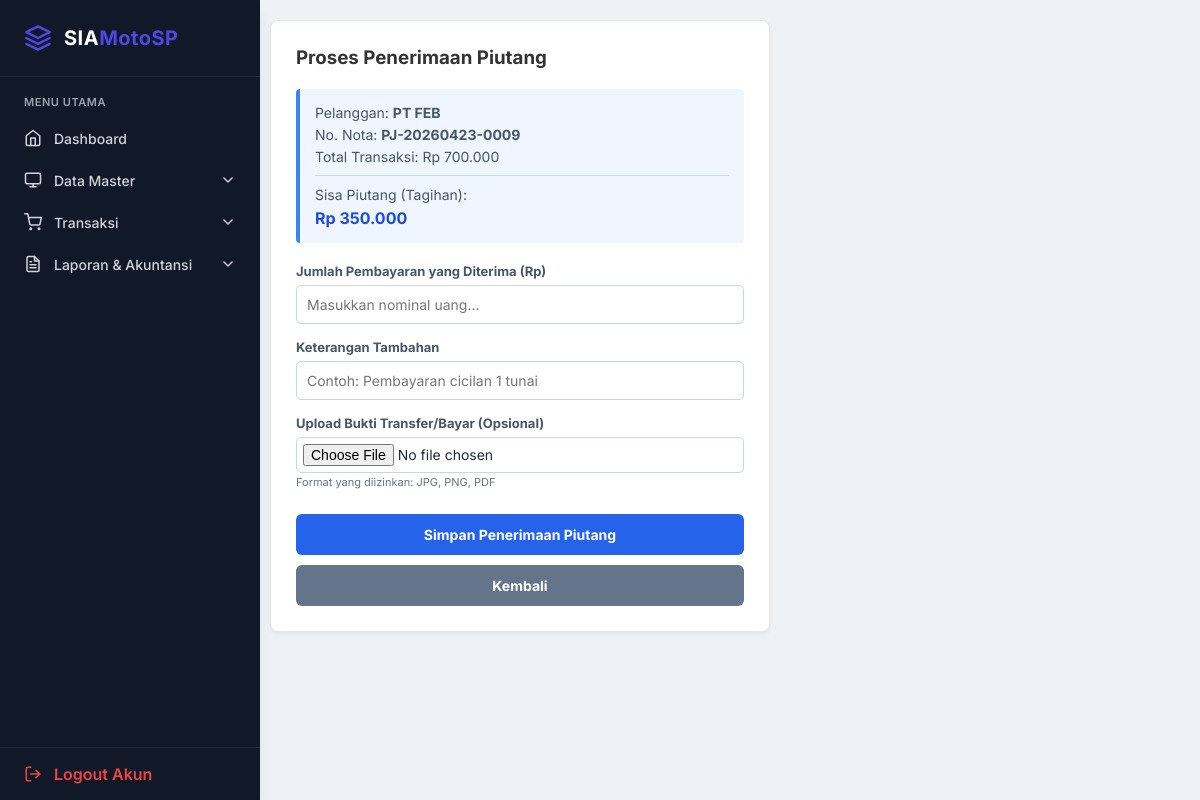
Screenshot of /pembayaran_piutang.php?id=9 (signed in) with the database file from the repository.
### tables this page shows
CREATE TABLE `tb_penjualan` (
  `id` int NOT NULL,
  `no_nota` varchar(50) DEFAULT NULL,
  `tanggal` date DEFAULT NULL,
  `nama_pelanggan` varchar(100) DEFAULT NULL,
  `total` decimal(15,2) DEFAULT NULL,
  `metode` enum('tunai','kredit') DEFAULT 'tunai',
  `status_bayar` enum('lunas','belum') DEFAULT 'lunas',
  `sisa_piutang` int DEFAULT '0'
);

### pembayaran_piutang.php (the view, shortened to what this page needs)
<?php
include "config/db.php";
$id_penjualan = intval($_GET['id']);
$q = mysqli_query($conn, "SELECT * FROM tb_penjualan WHERE id = $id_penjualan");
$data = mysqli_fetch_assoc($q);
?>
<!DOCTYPE html>
<html>
<head>
<link rel="stylesheet" href="inc/style.css">
</head>
<body>
<?php include "sidebar.php"; ?>
<div class="content">
    <div class="card">
        <h3>Proses Penerimaan Piutang</h3>
        <div class="info-box">
            <span>Pelanggan: <b><?= htmlspecialchars($data['nama_pelanggan']) ?></b></span>
            <span>No. Nota: <b><?= isset($data['no_nota']) ? $data['no_nota'] : '-' ?></b></span>
            <span>Total Transaksi: Rp <?= number_format($data['total'],0,',','.') ?></span>
            <hr style="border: 0; border-top: 1px solid #bfdbfe; margin: 10px 0;">
            <span>Sisa Piutang (Tagihan):</span>
            <strong>Rp <?= number_format($data['sisa_piutang'],0,',','.') ?></strong>
        </div>
        <form method="POST" action="pembayaran_piutang_proses.php" enctype="multipart/form-data">
            <label>Jumlah Pembayaran yang Diterima (Rp)</label>
            <input type="number" name="jumlah_bayar" required min="1" max="<?= $data['sisa_piutang'] ?>" placeholder="Masukkan nominal uang...">
            <label>Keterangan Tambahan</label>
            <input type="text" name="keterangan" placeholder="Contoh: Pembayaran cicilan 1 tunai" required>
            <label>Upload Bukti Transfer/Bayar (Opsional)</label>
            <input type="file" name="bukti_bayar" accept="image/jpeg,image/png,image/jpg,application/pdf" style="padding: 6px; cursor: pointer;">
            <small style="color: #64748b; font-size: 11px; display:block; margin-top:2px;">Format yang diizinkan: JPG, PNG, PDF</small>
            <button type="submit" onclick="return confirm('Proses penerimaan piutang ini?')">Simpan Penerimaan Piutang</button>
            <a href="piutang_penjualan.php" class="btn-back">Kembali</a>
        </form>
    </div>
</div>
</body>
</html>

### inc/style.css (style rules this page uses)
:root { --primary: #4F46E5; --primary-hover: #4338CA; --success: #10B981; --danger: #EF4444; --bg-light: #F3F4F6; --sidebar-bg: #111827; --sidebar-text: #D1D5DB; --sidebar-hover: #1F2937; --card-bg: #FFFFFF; --text-main: #1F2937; --text-muted: #6B7280; --border: #E5E7EB; --shadow-sm: 0 1px 2px 0 rgba(0, 0, 0, 0.05); --shadow-md: 0 4px 6px -1px rgba(0, 0, 0, 0.1), 0 2px 4px -1px rgba(0, 0, 0, 0.06); --shadow-lg: 0 10px 15px -3px rgba(0, 0, 0, 0.1), 0 4px 6px -2px rgba(0, 0, 0, 0.05); }
* { margin: 0; padding: 0; box-sizing: border-box; font-family: 'Inter', sans-serif; }
body { background-color: var(--bg-light); color: var(--text-main); display: flex; min-height: 100vh; }
.content { padding: 32px; flex: 1; }
.card { background: var(--card-bg); border-radius: 12px; padding: 24px; box-shadow: var(--shadow-md); border: 1px solid var(--border); transition: transform 0.2s ease, box-shadow 0.2s ease; }

### pembayaran_piutang.php (style rules this page uses)
.content { margin-left:250px; padding:20px; background:#eef1f5; min-height:100vh; }
.card { background:#fff; border-radius:8px; padding:25px; width:500px; box-shadow: 0 2px 4px rgba(0,0,0,0.05); }
h3 { margin-top:0; color:#333; margin-bottom: 20px; }
.info-box { background: #eff6ff; border-left: 4px solid #3b82f6; padding: 15px; border-radius: 4px; margin-bottom: 20px; font-size: 14px; }
.info-box span { display: block; margin-bottom: 5px; color: #475569; }
.info-box strong { color: #1d4ed8; font-size: 16px; }
label { font-size:13px; margin-top:15px; display:block; font-weight: bold; color: #475569; }
input { width:100%; padding:10px; margin-top:6px; border:1px solid #cbd5e1; border-radius:5px; font-size: 14px; box-sizing: border-box; }
button[type="submit"] { margin-top:25px; width:100%; padding:12px; border:none; border-radius:6px; background:#2563eb; color:#fff; font-weight:bold; cursor:pointer; font-size: 14px; }
.btn-back { background:#64748b; color: white; display:block; text-align:center; padding:12px; border-radius:6px; text-decoration:none; margin-top:10px; font-weight: bold; font-size: 14px; }

### rows the page displays
tb_penjualan: nama_pelanggan "PT FEB", no_nota "PJ-20260423-0009", total "700.000", sisa_piutang "350.000"
